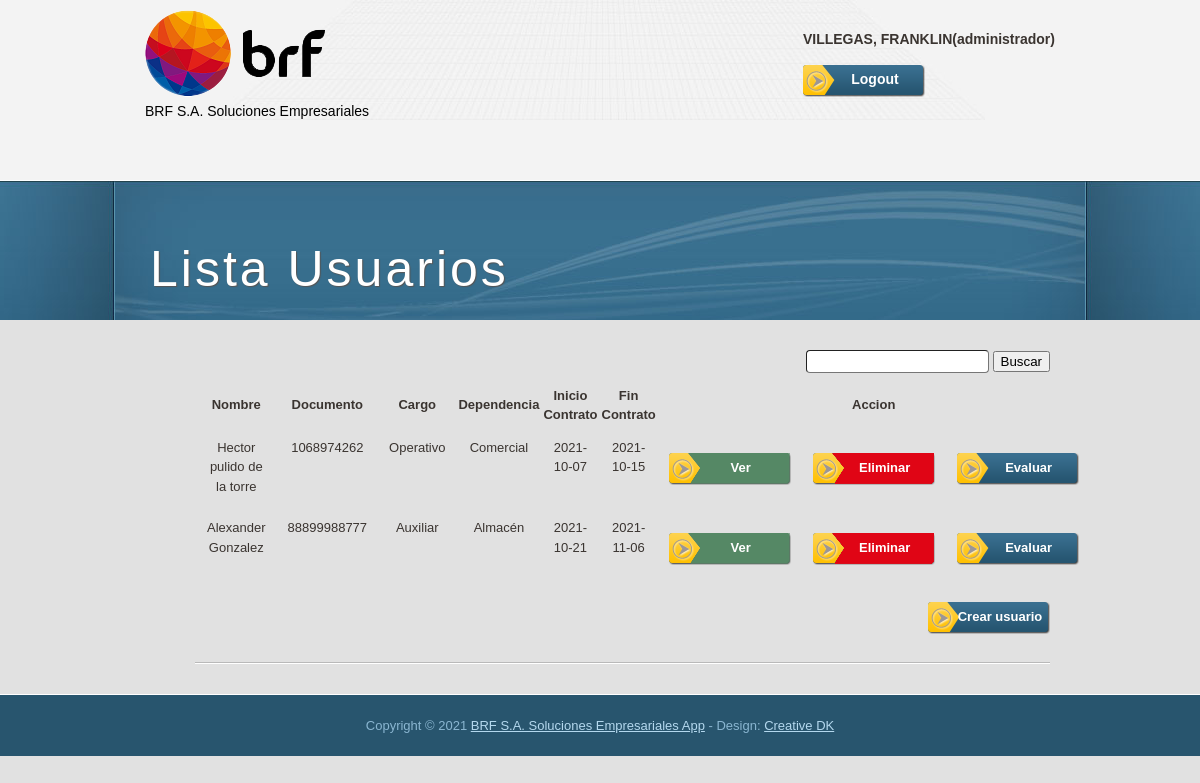
The page /mainadmin (signed in) on the database its author committed.
### tables this page shows
CREATE TABLE "persons" (
	"id"	INTEGER NOT NULL,
	"document"	VARCHAR(50) NOT NULL UNIQUE,
	"name"	VARCHAR(50) NOT NULL,
	"surname"	VARCHAR(50) NOT NULL,
	"gender"	CHAR NOT NULL,
	"dateBirth"	DATE NOT NULL,
	"cityBirth"	VARCHAR(50) NOT NULL,
	"phone"	VARCHAR(25) NOT NULL,
	"address"	VARCHAR(50) NOT NULL,
	"cityResidence"	VARCHAR(50) NOT NULL,
	"email"	VARCHAR(50) NOT NULL,
	PRIMARY KEY("id" AUTOINCREMENT)
);

CREATE TABLE "contracts" (
	`idContract`	INTEGER PRIMARY KEY AUTOINCREMENT,
	`idPerson`	INTEGER NOT NULL,
	`charge`	VARCHAR ( 50 ) NOT NULL,
	`admissionDate`	DATE NOT NULL,
	`leaveDate`	DATE,
	`typeContract`	VARCHAR ( 50 ) NOT NULL,
	`dependence`	VARCHAR ( 50 ) NOT NULL,
	`salary`	DOUBLE NOT NULL,
	`availability`	BOOLEAN NOT NULL,
	CONSTRAINT `persona_contrato` FOREIGN KEY(`idPerson`) REFERENCES `persons`(`id`) ON DELETE NO ACTION ON UPDATE CASCADE
);

### app.py (the view)
@app.route('/mainadmin')
def administrador():
    if session["usuario"]!="unknown" and session["rol"]!=0:
        if session["rol"]=="superAdministrador":
            usuarios=lista_usuarios_superadmin()
            if usuarios is None:
                usuarios =""
        elif session["rol"]=="administrador":
            usuarios=lista_usuarios()
            if usuarios is None:
                usuarios =""
        return render_template('mainadmin.html', titulo="main admininstrador",lista=usuarios)
    else:
        return redirect("/")

### app.py (called while the page is built)
@app.before_request
def session_management():
    session.permanent = True

### db.py (called while the page is built)
def get_db():
    try:
        if 'db' not in g:
            g.db=sqlite3.connect('dbase/db_brf.db')
        return g.db
    except Error:
        print(Error)

### usuarios.py (called while the page is built)
def lista_usuarios():
    db=get_db()
    try:
        cursor = db.cursor()
        strsql ="select id, name, surname, document, charge, dependence, admissionDate, leaveDate from users join persons on users.idPerson=persons.id join contracts on persons.id=contracts.idPerson where users.rol='usuario'"
        cursor.execute(strsql)
        usuarios = cursor.fetchall()
        return usuarios
    except Error:
        close_db()
    close_db()

### templates/mainadmin.html (shortened to what this page needs)
{% extends "apptemplate.html" %}
{% block contenido %}
  <div id="tooplate_middle_wrapper3">
    <div id="tooplate_middle_wrapper4">
      <div id="tooplate_middle1">
        <h1>Lista Usuarios</h1>
      </div>
    </div>
  </div>
  <div id="tooplate_main">
      <div id="tooplate_content1">
          <div id="tabla">
              <p>
                <p align="right">
                  <input type="search" name="buscar" id="buscar">
                  <button type="button" id="find">Buscar</button>
                </p>
                  <table style="width: 100%">
                      <thead>
                        <tr>
                          <th>Nombre</th>
                          <th>Documento</th>
                          <th>Cargo</th>
                          <th>Dependencia</th>
                          <th>Inicio Contrato</th>
                          <th>Fin Contrato</th>
                          <th colspan="3">Accion</th>
                        </tr>
                      </thead>
                      <tbody style="text-align:center">
                        {% for usuario in lista %}
                          <tr>
                            <td>{% print(usuario[1]) %} {% print(usuario[2]) %}</td>
                            <td>{% print(usuario[3]) %}</td>
                            <td>{% print(usuario[4]) %}</td>
                            <td>{% print(usuario[5]) %}</td>
                            <td>{% print(usuario[6]) %}</td>
                            <td>{% print(usuario[7]) %}</td>
                            <td><div class="buttonver"><a href="/mainadmin/editar/{% print(usuario[0]) %}">Ver</a></div></td>
                            <td><div class="buttondel"><a href="#" {% print('onclick=eliminarUsuario({})').format(usuario[0]) %}>Eliminar</a></div></td>
                            <td><div class="button"><a href="/mainadmin/evaluar/{% print(usuario[0]) %}">Evaluar</a></div></td>
                          </tr>
                        {% endfor %}
                      </tbody>
                    </table>
              </p>
          </div>
          <div class="button float_r">
              <a href="/mainadmin/crear">Crear usuario</a>
          </div>
          <div class="cleaner_h30 horizon_divider"></div>
          <div class="cleaner_h30"></div>
    </div>
  </div>
{% endblock %}

### static/css/tooplate_style.css (style rules this page uses)
body { margin: 0px; padding: 0px; color: #3a3430; font-family: Helvetica, "Trebuchet MS", Arial, sans-serif; font-size: 13px; line-height:1.5em; background-color: #e1e1e1; }
a, a:link, a:visited { color: #2d607f; text-decoration: underline; }
p { margin: 0px; padding: 0 0 10px 0; }
h1 { font-size: 40px; font-weight: bold; margin: 0 0 30px 0; padding: 5px 0; color: #000; }
.cleaner_h30 { clear: both; width:100%; height: 30px; }
.horizon_divider { background: url(../images/tooplate_hor_divider.jpg) repeat-x bottom; }
.float_r { float: right; }
.button a { clear: both; display: block; width: 100px; height: 27px; padding: 5px 0 0 22px; margin-top: 15px; background: url(../images/tooplate_button.png) no-repeat; color: #fff; font-weight: bold; text-align: center; text-decoration: none; }
.buttonver a { clear: both; display: block; width: 100px; height: 27px; padding: 5px 0 0 22px; margin-top: 15px; background: url(../images/tooplate_button_ver.png) no-repeat; color: #fff; font-weight: bold; text-align: center; text-decoration: none; }
.buttondel a { clear: both; display: block; width: 100px; height: 27px; padding: 5px 0 0 22px; margin-top: 15px; background: url(../images/tooplate_button_del.png) no-repeat; color: #fff; font-weight: bold; text-align: center; text-decoration: none; }
td { padding: 10px; vertical-align: top; }
#tooplate_middle_wrapper3 { width: 100%; background: url(../images/tooplate_banner.jpg) repeat-x; height: 140px; }
#tooplate_middle_wrapper4 { width: 100%; height: 140px; background: url(../images/tooplate_banner_wrapper.jpg) no-repeat top center; }
#tooplate_middle1 { width: 900px; height: 80px; padding: 30px 45px; margin: 0 auto; color: #c5dcea; font-size: 20px; background: url(../images/tooplate_banner_wrapper.jpg) center top no-repeat; }
#tooplate_middle1 h1 { color: #fff; font-size: 50px; letter-spacing: 3px; text-shadow: 1px 1px 1px #555; font-weight: normal; padding: 50px 0 0 0; }
#tooplate_main { clear: both; width: 900px; padding: 20px; margin: 0 auto; }
#tooplate_content1 { float: right; width: 95%; }
input { border-radius: 4px; border-width: 1px; height: 1.7em; }

### rows shown on the page
contracts: charge "Operativo", dependence "Comercial", admissionDate "2021-10-07", leaveDate "2021-10-15"
persons: name "Hector", surname "pulido de la torre", document "1068974262"
contracts: charge "Auxiliar", dependence "Almacén", admissionDate "2021-10-21", leaveDate "2021-11-06"
persons: name "Alexander", surname "Gonzalez", document "88899988777"

### other values the page prints
{{ print(session["usuario"]) }} "VILLEGAS, FRANKLIN"
{{ print(session["rol"]) }} "administrador"
